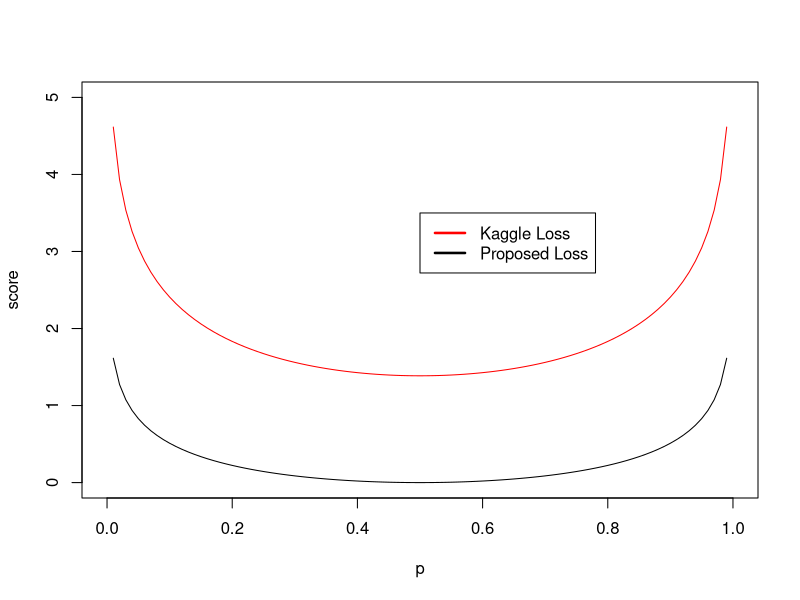
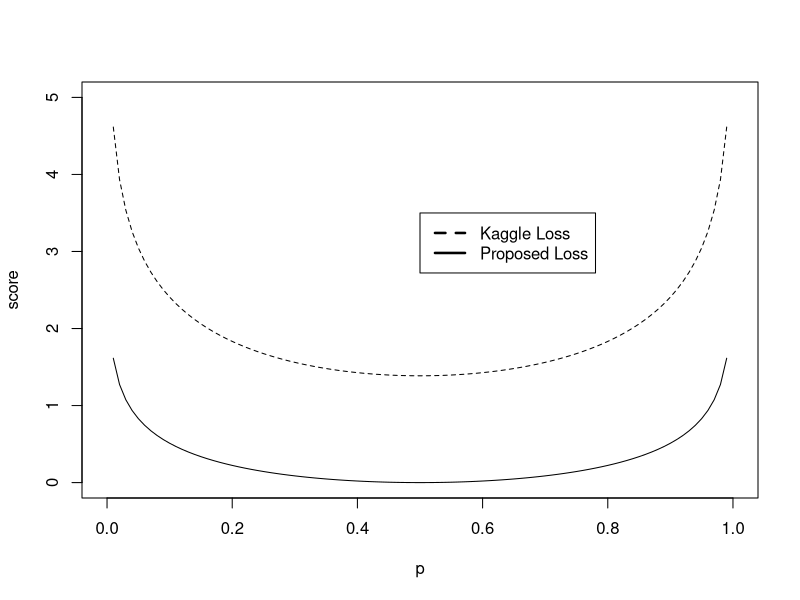

Here is the R script that generated these plots, in order:
### code to make the loss functions all on one figure for the paper. 
getwd()
setwd('/Users/rlucas7/NCAA/figures')
x<-seq(0,1,by=0.01)
#l1<- -log(1-2*abs(.5-x))
#l2<- - log(1-abs(.5-x))
l3<- - log(1-abs(1-x))
l4<- - log(1-abs(0-x))
l<-(l3+l4)/2 -log(2)
l5<- -log(x) -log(1-x) 
# l5<- -log(1-x) # this equals, l4, the case of eqn (8) with y_i==0
# l6<- -abs(.5-x)*log(abs(.5-x)) # don't use this one, 
#plot the function versus p to see why

pdf(file='loss_function_plot_col.pdf')
plot(x,l,type='l', xlab='p', ylab='score',ylim=c(0,5))
#abline(h=0)
#lines(x,l2,col='green')
#lines(x,l4,col='red')
lines(x,l5,col='red')
#lines(x,l5,col='purple') 
legend(.5,3.5,c('Kaggle Loss','Proposed Loss'), lty=c(1,1), lwd=c(2.5,2.5),col=c("red",'black'))
dev.off()


pdf(file='loss_function_plot_bw.pdf')
plot(x,l,type='l', xlab='p', ylab='score',ylim=c(0,5))
#abline(h=0)
#lines(x,l2,col='green')
#lines(x,l4,col='red')
lines(x,l5,lty=2)
#lines(x,l5,col='purple') 
legend(.5,3.5,c('Kaggle Loss','Proposed Loss'), lty=c(2,1), lwd=c(2.5,2.5))
dev.off()


# # pdf(file='loss_function_plot_bw.pdf')
# plot(x,l1,type='l', xlab='p', ylab='score')
# lines(x,l2,lty=2)
# lines(x,l3,lty=3)
# lines(x,l4,lty=4)
# #lines(x,l6,lty=5) 
# #legend(.5,3.5,c('(6)','(7)','(8a)','(8b)','(alt)'), lty=c(1,2,3,4,5), lwd=c(2.5,2.5))
# legend(.5,3.5,c('(6)','(7)','(8a)','(8b)'), lty=c(1,2,3,4), lwd=c(2.5,2.5))
# dev.off()